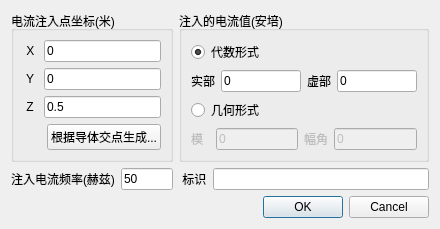
<?xml version="1.0" encoding="UTF-8"?>
<ui version="4.0">
 <class>AddNewPowerDialog</class>
 <widget class="QDialog" name="AddNewPowerDialog">
  <property name="geometry">
   <rect>
    <x>0</x>
    <y>0</y>
    <width>440</width>
    <height>210</height>
   </rect>
  </property>
  <property name="windowTitle">
   <string>添加一个电流注入点</string>
  </property>
  <layout class="QGridLayout" name="gridLayout_2">
   <item row="0" column="0">
    <widget class="QGroupBox" name="groupBox_2">
     <property name="title">
      <string>电流注入点坐标(米)</string>
     </property>
     <layout class="QGridLayout" name="gridLayout">
      <item row="0" column="0">
       <widget class="QLabel" name="label_2">
        <property name="text">
         <string> X </string>
        </property>
       </widget>
      </item>
      <item row="0" column="1">
       <widget class="QLineEdit" name="lineEdit_X">
        <property name="inputMask">
         <string/>
        </property>
        <property name="text">
         <string>0</string>
        </property>
        <property name="maxLength">
         <number>32767</number>
        </property>
       </widget>
      </item>
      <item row="1" column="0">
       <widget class="QLabel" name="label_3">
        <property name="text">
         <string> Y </string>
        </property>
       </widget>
      </item>
      <item row="1" column="1">
       <widget class="QLineEdit" name="lineEdit_Y">
        <property name="text">
         <string>0</string>
        </property>
       </widget>
      </item>
      <item row="2" column="0">
       <widget class="QLabel" name="label_4">
        <property name="text">
         <string> Z </string>
        </property>
       </widget>
      </item>
      <item row="2" column="1">
       <widget class="QLineEdit" name="lineEdit_Z">
        <property name="text">
         <string>0.5</string>
        </property>
       </widget>
      </item>
      <item row="3" column="0" colspan="2">
       <layout class="QHBoxLayout" name="horizontalLayout">
        <item>
         <spacer name="horizontalSpacer">
          <property name="orientation">
           <enum>Qt::Horizontal</enum>
          </property>
          <property name="sizeHint" stdset="0">
           <size>
            <width>40</width>
            <height>20</height>
           </size>
          </property>
         </spacer>
        </item>
        <item>
         <widget class="QPushButton" name="pushButton">
          <property name="text">
           <string>根据导体交点生成...</string>
          </property>
         </widget>
        </item>
       </layout>
      </item>
     </layout>
    </widget>
   </item>
   <item row="0" column="1">
    <widget class="QGroupBox" name="groupBox">
     <property name="title">
      <string>注入的电流值(安培)</string>
     </property>
     <layout class="QVBoxLayout" name="verticalLayout">
      <item>
       <widget class="QRadioButton" name="radioButton">
        <property name="text">
         <string>代数形式</string>
        </property>
        <property name="checked">
         <bool>true</bool>
        </property>
       </widget>
      </item>
      <item>
       <layout class="QHBoxLayout" name="horizontalLayout_2">
        <item>
         <widget class="QLabel" name="label">
          <property name="text">
           <string>实部</string>
          </property>
         </widget>
        </item>
        <item>
         <widget class="QLineEdit" name="lineEdit_Real">
          <property name="text">
           <string>0</string>
          </property>
         </widget>
        </item>
        <item>
         <widget class="QLabel" name="label_5">
          <property name="text">
           <string>虚部</string>
          </property>
         </widget>
        </item>
        <item>
         <widget class="QLineEdit" name="lineEdit_Imaginary">
          <property name="text">
           <string>0</string>
          </property>
         </widget>
        </item>
       </layout>
      </item>
      <item>
       <widget class="QRadioButton" name="radioButton_2">
        <property name="text">
         <string>几何形式</string>
        </property>
       </widget>
      </item>
      <item>
       <layout class="QHBoxLayout" name="horizontalLayout_3">
        <item>
         <widget class="QLabel" name="label_6">
          <property name="enabled">
           <bool>false</bool>
          </property>
          <property name="text">
           <string>模  </string>
          </property>
         </widget>
        </item>
        <item>
         <widget class="QLineEdit" name="lineEdit_Mo">
          <property name="enabled">
           <bool>false</bool>
          </property>
          <property name="text">
           <string>0</string>
          </property>
         </widget>
        </item>
        <item>
         <widget class="QLabel" name="label_7">
          <property name="enabled">
           <bool>false</bool>
          </property>
          <property name="text">
           <string>幅角</string>
          </property>
         </widget>
        </item>
        <item>
         <widget class="QLineEdit" name="lineEdit_Fujiao">
          <property name="enabled">
           <bool>false</bool>
          </property>
          <property name="text">
           <string>0</string>
          </property>
         </widget>
        </item>
       </layout>
      </item>
     </layout>
    </widget>
   </item>
   <item row="1" column="0">
    <layout class="QHBoxLayout" name="horizontalLayout_4">
     <item>
      <widget class="QLabel" name="label_8">
       <property name="text">
        <string>注入电流频率(赫兹)</string>
       </property>
      </widget>
     </item>
     <item>
      <widget class="QLineEdit" name="lineEdit_F">
       <property name="inputMask">
        <string/>
       </property>
       <property name="text">
        <string>50</string>
       </property>
       <property name="maxLength">
        <number>32767</number>
       </property>
      </widget>
     </item>
    </layout>
   </item>
   <item row="1" column="1">
    <layout class="QHBoxLayout" name="horizontalLayout_5">
     <item>
      <widget class="QLabel" name="label_9">
       <property name="text">
        <string> 标识</string>
       </property>
      </widget>
     </item>
     <item>
      <widget class="QLineEdit" name="lineEdit_Remarks">
       <property name="inputMask">
        <string/>
       </property>
       <property name="text">
        <string/>
       </property>
       <property name="maxLength">
        <number>32767</number>
       </property>
      </widget>
     </item>
    </layout>
   </item>
   <item row="2" column="1">
    <widget class="QDialogButtonBox" name="buttonBox">
     <property name="orientation">
      <enum>Qt::Horizontal</enum>
     </property>
     <property name="standardButtons">
      <set>QDialogButtonBox::Cancel|QDialogButtonBox::Ok</set>
     </property>
    </widget>
   </item>
  </layout>
  <zorder>buttonBox</zorder>
  <zorder>groupBox_2</zorder>
  <zorder>groupBox</zorder>
 </widget>
 <resources/>
 <connections>
  <connection>
   <sender>buttonBox</sender>
   <signal>accepted()</signal>
   <receiver>AddNewPowerDialog</receiver>
   <slot>accept()</slot>
   <hints>
    <hint type="sourcelabel">
     <x>248</x>
     <y>254</y>
    </hint>
    <hint type="destinationlabel">
     <x>157</x>
     <y>274</y>
    </hint>
   </hints>
  </connection>
  <connection>
   <sender>buttonBox</sender>
   <signal>rejected()</signal>
   <receiver>AddNewPowerDialog</receiver>
   <slot>reject()</slot>
   <hints>
    <hint type="sourcelabel">
     <x>316</x>
     <y>260</y>
    </hint>
    <hint type="destinationlabel">
     <x>286</x>
     <y>274</y>
    </hint>
   </hints>
  </connection>
  <connection>
   <sender>radioButton</sender>
   <signal>toggled(bool)</signal>
   <receiver>label</receiver>
   <slot>setEnabled(bool)</slot>
   <hints>
    <hint type="sourcelabel">
     <x>300</x>
     <y>38</y>
    </hint>
    <hint type="destinationlabel">
     <x>192</x>
     <y>66</y>
    </hint>
   </hints>
  </connection>
  <connection>
   <sender>radioButton</sender>
   <signal>toggled(bool)</signal>
   <receiver>label_5</receiver>
   <slot>setEnabled(bool)</slot>
   <hints>
    <hint type="sourcelabel">
     <x>300</x>
     <y>38</y>
    </hint>
    <hint type="destinationlabel">
     <x>314</x>
     <y>66</y>
    </hint>
   </hints>
  </connection>
  <connection>
   <sender>radioButton</sender>
   <signal>toggled(bool)</signal>
   <receiver>lineEdit_Real</receiver>
   <slot>setEnabled(bool)</slot>
   <hints>
    <hint type="sourcelabel">
     <x>300</x>
     <y>38</y>
    </hint>
    <hint type="destinationlabel">
     <x>253</x>
     <y>65</y>
    </hint>
   </hints>
  </connection>
  <connection>
   <sender>radioButton</sender>
   <signal>toggled(bool)</signal>
   <receiver>lineEdit_Imaginary</receiver>
   <slot>setEnabled(bool)</slot>
   <hints>
    <hint type="sourcelabel">
     <x>300</x>
     <y>38</y>
    </hint>
    <hint type="destinationlabel">
     <x>376</x>
     <y>65</y>
    </hint>
   </hints>
  </connection>
  <connection>
   <sender>radioButton_2</sender>
   <signal>toggled(bool)</signal>
   <receiver>label_6</receiver>
   <slot>setEnabled(bool)</slot>
   <hints>
    <hint type="sourcelabel">
     <x>300</x>
     <y>93</y>
    </hint>
    <hint type="destinationlabel">
     <x>192</x>
     <y>120</y>
    </hint>
   </hints>
  </connection>
  <connection>
   <sender>radioButton_2</sender>
   <signal>toggled(bool)</signal>
   <receiver>label_7</receiver>
   <slot>setEnabled(bool)</slot>
   <hints>
    <hint type="sourcelabel">
     <x>300</x>
     <y>93</y>
    </hint>
    <hint type="destinationlabel">
     <x>314</x>
     <y>120</y>
    </hint>
   </hints>
  </connection>
  <connection>
   <sender>radioButton_2</sender>
   <signal>toggled(bool)</signal>
   <receiver>lineEdit_Mo</receiver>
   <slot>setEnabled(bool)</slot>
   <hints>
    <hint type="sourcelabel">
     <x>300</x>
     <y>93</y>
    </hint>
    <hint type="destinationlabel">
     <x>253</x>
     <y>120</y>
    </hint>
   </hints>
  </connection>
  <connection>
   <sender>radioButton_2</sender>
   <signal>toggled(bool)</signal>
   <receiver>lineEdit_Fujiao</receiver>
   <slot>setEnabled(bool)</slot>
   <hints>
    <hint type="sourcelabel">
     <x>300</x>
     <y>93</y>
    </hint>
    <hint type="destinationlabel">
     <x>376</x>
     <y>120</y>
    </hint>
   </hints>
  </connection>
 </connections>
</ui>
